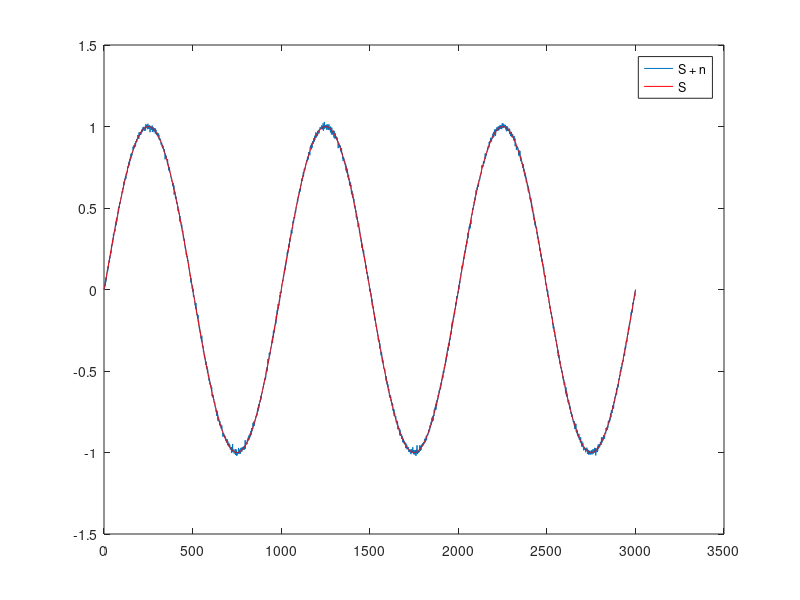

Recreate this plot in MATLAB. (Note: this script raises an error after producing the figure.)
% filter coefficients
% h=0.5.^[0:4]';

% generate signal
t = 0:0.001:3
d = sin(2*pi*t);
x = d + 0.01*randn(size(d));
% d = 0.1*randn(size(d));

% d = filtfilt(h,1,x);
figure;
plot(x); hold on;
plot(d,'r');
legend('S + n','S');

N = 10;
%%
% LMS
delta = 1e-3;
[xi,w]=FxADF_LMS(N,x,d,delta);
x_filt = filtfilt(w,1,x);

subplot(121);
plot(x); hold on;
plot(x_filt,'r');
plot(xi,'k'); hold off;
legend('input','output','error');
title('LMS');

% LMS
delta = 1e-3;
[xi,w]=FxADF_NLMS(N,x,d,delta);
x_filt = filtfilt(w,1,x);

subplot(121);
plot(x); hold on;
plot(x_filt,'r');
plot(xi,'k'); hold off;
legend('input','output','error');
title('LMS');

% RLS
delta = 1e-7;
[xi,w]=FxADF_RLS(1,N,x,d,delta);
x_filt = filtfilt(w,1,x);

subplot(122);
plot(x); hold on;
plot(x_filt,'r');
plot(xi,'k'); hold off;
legend('input','output','error');
title('RLS');